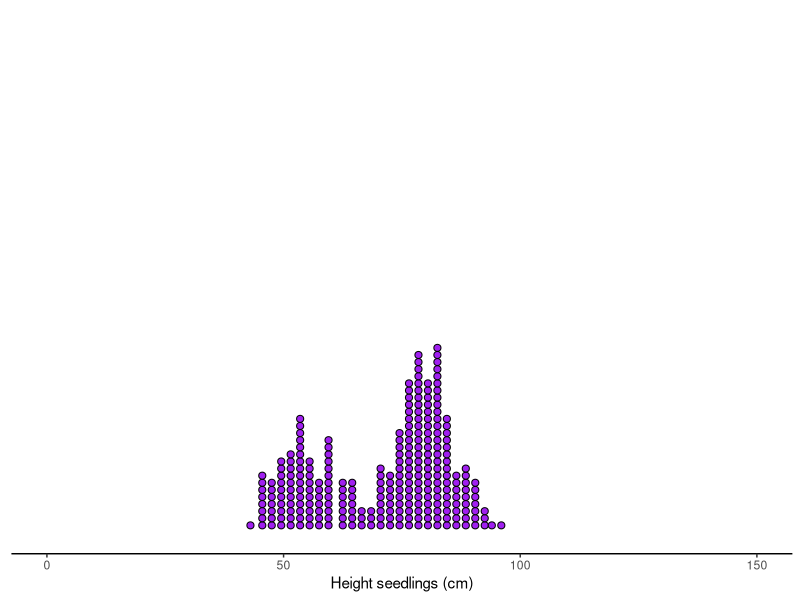
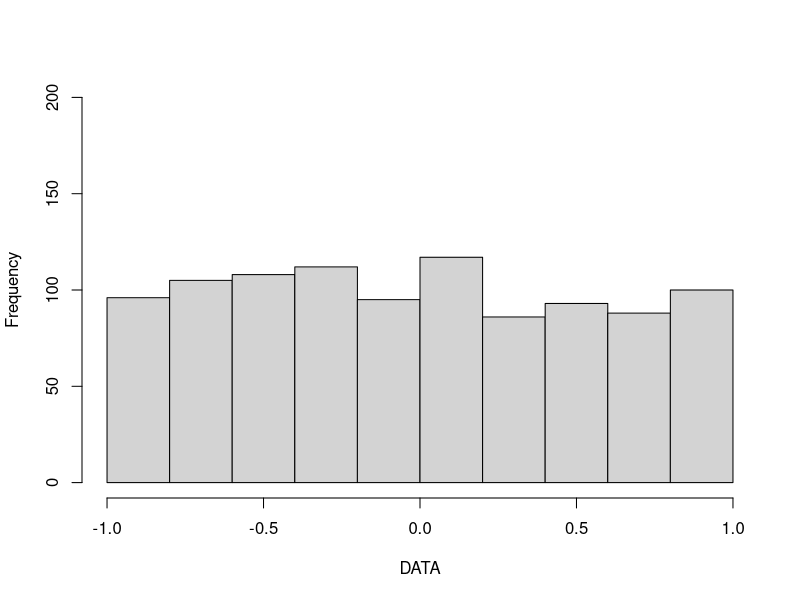
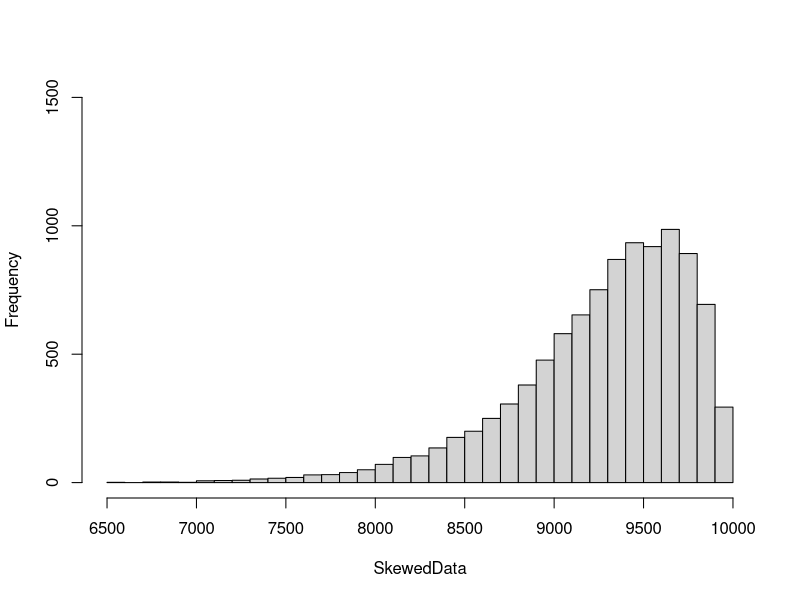

Here is the R script that generated these plots, in order: (Note: this script raises an error after producing the figures.)
## ---- chunk 1
library(ggplot2)
p<- ggplot(faithful, aes(x = waiting))+ xlim(0,100) +
geom_dotplot(binwidth = 1.5,fill="purple",color="black")  +
scale_x_continuous(name="Height seedlings (cm)", limits=c(0, 150)) +
  theme_bw()   +
theme(panel.border = element_blank(),
                     panel.grid.major = element_blank(),
                     panel.grid.minor = element_blank(), 
                     axis.line.x = element_line(colour = "black"),
                     axis.line.y = element_blank(),
                     axis.title.y=element_blank(),
                      axis.text.y=element_blank(),
                      axis.ticks.y=element_blank())
p

## ---- chunk 2
#lets create some data
DATA=runif(1000, min = -1, max = 1)
hist(DATA, xlim=c(-1,1) ,ylim=c(0, 200),main = NULL)

## ---- chunk 3
set.seed(3)
SkewedData <- rbeta(10000,25,2)*10000 #Lets create some dummy data that are skew

hist(SkewedData, main = NULL,breaks = 30, ylim=c(0,1500),)
## ---- chunk 4
knitr::include_graphics("images/Central Tendency Measures.png")
## ---- chunk 5
set.seed (10)
y <- rnorm(1000) # the function rnorm allows you to create a random set of numbers from a normal distribution

#lets now plot that data using the hist function, you already know how to use:
hist(y, main = "Normal Distribution",breaks = 30)

## ---- chunk 6
knitr::include_graphics("images/Stupid mean.jpg")
## ---- chunk 7
MEAN=mean (y, na.rm = FALSE)  #here I calculate the mean, and assign it to a variable.
MEAN           #to display the variable, simply type it, and click enter

## ---- chunk 8
VectorMissingAValue <- c(12,7,3,4.2,18,2,54,-21,8,-5,NA)#here I created a vector of values, incluidng a missing value NA (NA in R stands for Not Available)
mean (VectorMissingAValue)  #If I calculate the mean of a vector with missing values I get
## ---- chunk 9

mean (VectorMissingAValue,na.rm = TRUE)  
## ---- chunk 10
hist(y, main = NULL,breaks = 30, ylim=c(0,100),)
abline(v=MEAN, col="red",lwd=5) #abline put a line in a figure...you use v for vertical and h for horizontal, the value that proceeds is where the line will be drawn.


text("Mean",x=MEAN,y=100, col="blue") #the text function places a label on your figure at the given x and y position you like...there are several other parameters you can control. You can also use the function *legend*, which allows you more controls, including background colors.
## ---- chunk 11
vals=c(10,20,23,23,22,20,25,22,20,25,22,20,25,20,21,21,23,21,24,120)
  
  mean(vals)
## ---- chunk 12
Trimmedvals=c(20,23,23,22,20,25,22,20,25,22,20,25,20,21,21,23,21,24)
  
mean(Trimmedvals)
## ---- chunk 13
knitr::include_graphics("images/Median odd Numbers.png")
## ---- chunk 14
knitr::include_graphics("images/Median Even Numbers.png")
## ---- chunk 15
MEDIAN=median (y)  #here I calculate the mean, and assign it to a variable.
MEDIAN           #to display the variable, simply type it, and click enter

## ---- chunk 16
hist(y, main = NULL,breaks = 30, ylim=c(0,110),)

#lets plot the mean
MEAN=mean(y)
abline(v=MEAN, col="red",lwd=5) 
text("Mean",x=MEAN,y=110, col="red",pos=4) #pos=4 means, to place the text to the right of the coordinates xy.

# now the median
abline(v=MEDIAN, col="blue",lwd=3, lty=2) #I plot the median in blue to distinguish from the mean
text("Median",x=MEDIAN,y=100, col="blue", pos=2) 
## ---- chunk 17
getmode <- function(v) {   # the function will take a vector of values
   uniqv <- unique(v)      #select all the unique values in the vector 
   uniqv[which.max(tabulate(match(v, uniqv)))] #stimate the number of times each value appears and return the largest
}

## ---- chunk 18
MODE=getmode(y)  #here I calculate the mode, and assign it to a variable.
MODE           #to display the variable, simply type it, and click enter
## ---- chunk 19
# Create the vector with characters.
NAMES <- c("Peter", "Carl", "Darrell", "John", "Peter")

getmode(NAMES)  #here I calculate the mode, and assign it to a variable.

## ---- chunk 20
hist(y, main = NULL,breaks = 30, ylim=c(0,110),)

#lets plot the mean
abline(v=MEAN, col="red",lwd=6) 
text("Mean",x=MEAN,y=110, col="red",pos=4) 

# now the median
abline(v=MEDIAN, col="blue",lwd=4, lty=2) #I plot the median in blue to distinguish from the mean
text("Median",x=MEDIAN,y=100, col="blue", pos=2) 

#now let's plot the mode
MODE=getmode(y)
abline(v=MODE, col="orange",lwd=4, lty=3) #I plot the median in blue to distinguish from the mean
text("Mode",x=MODE,y=90, col="orange", pos=4) 

## ---- chunk 21
set.seed(3)
SkewedData <- rbeta(10000,25,2)*10000 #Lets create some dummy data that are skew

hist(SkewedData, main = "Left skew (negative) distribution",breaks = 30, ylim=c(0,1500),)

#lets plot the mean
MeanSkewedData=mean(SkewedData)
abline(v=MeanSkewedData, col="red",lwd=6) 
text("Mean",x=MeanSkewedData,y=1500, col="red",pos=2) 

# now the median
MedianSkewedData=median(SkewedData)
abline(v=MedianSkewedData, col="blue",lwd=4, lty=2)
text("Median",x=MedianSkewedData,y=1400, col="blue", pos=4) 

#now let's plot the mode
ModeSkewedData=getmode(SkewedData)
abline(v=ModeSkewedData, col="orange",lwd=4, lty=3) #I plot the median in blue to distinguish from the mean
text("Mode",x=ModeSkewedData,y=1300, col="orange", pos=4) 

## ---- chunk 22
set.seed(3)
SkewedData <-rbeta(10000,2,35)*10000 #Lets create some dummy data that are left

hist(SkewedData, main="Right skew (positive) distribution", xlab="", breaks=30, xaxt = "n", ylim=c(0, 1600))

#lets plot the mean
MeanSkewedData=mean(SkewedData)
abline(v=MeanSkewedData, col="red",lwd=6) 
text("Mean",x=MeanSkewedData,y=1600, col="red",pos=4) 

# now the median
MedianSkewedData=median(SkewedData)
abline(v=MedianSkewedData, col="blue",lwd=4, lty=2)
text("Median",x=MedianSkewedData,y=1500, col="blue", pos=2) 

#now let's plot the mode
ModeSkewedData=getmode(SkewedData)
abline(v=ModeSkewedData, col="orange",lwd=4, lty=3) #I plot the median in blue to distinguish from the mean
text("Mode",x=ModeSkewedData,y=1400, col="orange", pos=2) 

## ---- chunk 23
knitr::include_graphics("images/USA Household Income.png")
## ---- chunk 24
knitr::include_graphics("images/Distribution Skews.png")
## ---- chunk 25
hist(y, main = NULL,breaks = 30, ylim=c(0,110),)

#lets plot the mean
abline(v=MEAN, col="red",lwd=6) 
text("Mean",x=MEAN,y=110, col="red",pos=4) 

# now the median
abline(v=MEDIAN, col="blue",lwd=4, lty=2) #I plot the median in blue to distinguish from the mean
text("Median",x=MEDIAN,y=100, col="blue", pos=2) 

#now let's plot the mode
abline(v=MODE, col="orange",lwd=4, lty=3) #I plot the median in blue to distinguish from the mean
text("Mode",x=MODE,y=90, col="orange", pos=4) 


#now let's plot the minimum
MINIMUM=min(y)
abline(v=MINIMUM, col="dark grey",lwd=4, lty=3) #I plot the median in blue to distinguish from the mean
text("Minimum",x=MINIMUM,y=90, col="dark grey", pos=4) 

#now let's plot the maximum
MAXIMUM=max(y)
abline(v=MAXIMUM, col="dark grey",lwd=4, lty=3) #I plot the median in blue to distinguish from the mean
text("Maximum",x=MAXIMUM,y=90, col="dark grey", pos=2) 
## ---- chunk 26
knitr::include_graphics("images/Inference.png")
## ---- chunk 27
knitr::include_graphics("images/Percentile 1.png")
## ---- chunk 28
knitr::include_graphics("images/Percentile.png")
## ---- chunk 29
knitr::include_graphics("images/Percentile 2.png")
## ---- chunk 30
MyRabbits=c(37, 15, 35, 36, 5, 40, 41, 68, 45, 56) #vector of rabbit height, it does no

quantile(MyRabbits, .8,type = 1)                  # the type parameter allows you to use different ways to approximate the value. check ?quantile  for more details
## ---- chunk 31
library (RColorBrewer)
library(dplyr)
library(scales)
set.seed(3)  


dt <- data.frame(x=rbeta(20000,100,100)*20000)             #Lets create some dummy normal data
dt$x <- rescale(dt$x,to = c(1, 100), from = range(dt$x))   #I rescale the data from 1 to 100 to better visualize the percentage results


dt=dt %>% arrange(x)                  #Sort values from smallest to largest
dt$Position=1:nrow(dt)                #Rank each value from smallest to largest
dt$y=(dt$Position/nrow(dt)) *100      #Assign the percentile position of each value

#Create colors to make the plot look nicer
ColSca <- brewer.pal(9, 'YlOrRd')   #Create a vector of nice colors in the  YlOrRd color scale
ColSca <- colorRampPalette(ColSca)  #create a color ramp for the colors above
Colors= ColSca(110) #create list of 100 colors in the ramp above

#create histogram
hist(dt$x, col=Colors,main = NULL,breaks = 100, ylim=c(0,800),xlab="Percent", ylab="Frequency")  

#calculate and add the quartiles and their names to the histogram.
Prob=c(0.25,0.5,0.75,1)  # this is the list of values that define my four quartiles
Quartiles=quantile(dt$x,Prob ,type = 1)  #calculate the quartiles of my data

abline(v=Quartiles, col="grey",lwd=4, lty=1) #I plot the quartiles

# now lets put names 
Names=c("Q1", "Q2", "Q3", "Q4")   #vector of names for my quartiles
text(Names,x=Quartiles,y=800, col="black", pos=2) #place quartile names at y=800 and x= quartile values

## ---- chunk 32
knitr::include_graphics("images/Variance 1.gif")
## ---- chunk 33
HeightOfDog=c(600, 470, 170, 430 , 300)

mean(HeightOfDog)
## ---- chunk 34
knitr::include_graphics("images/Variance 2.gif")
## ---- chunk 35
knitr::include_graphics("images/Variance 2.gif")
## ---- chunk 36
knitr::include_graphics("images/Variance 3.gif")
## ---- chunk 37
HeightOfDog=c(600, 470, 170, 430 , 300)

var(HeightOfDog)
## ---- chunk 38
HeightOfDog=c(600, 470, 170, 430 , 300)

sd(HeightOfDog)
## ---- chunk 39
sqrt(var(HeightOfDog))
## ---- chunk 40
y <- rnorm(1000) # the function rnorm allows you to create a random set of numbers from a normal distribution

#lets now plot that data using the hist function, you already know how to use:
hist(y, main = NULL,breaks = 30,ylim=c(0,120))

SD=sd(y)
Mean=mean(y)

#plot the mean
abline(v=(Mean), col="blue",lwd=4)
text("Mean",x=Mean,y=100, col="Blue", pos=4) 

#add two standard deviations 
abline(v=(Mean+(SD*2)), col="red") 
text("+2 SDs",x=(Mean+(SD*2)),y=100, col="red", pos=4) 


#minus two standard deviations 
abline(v=(Mean-(SD*2)), col="red") 
text("-2 SDs",x=(Mean-(SD*2)),y=100, col="red", pos=4) 
